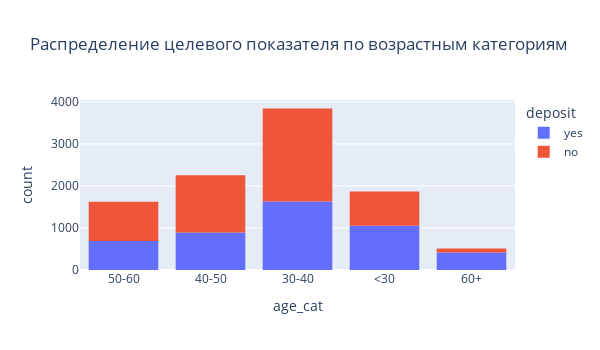

The cell this chart's notebook holds for it:
### Markdown cell above
### Задание 8

### Code cell
# создайте возрастные группы и определите, в каких группах более склонны открывать депозит, чем отказываться от предложения
def get_cat_age(age):
    if 0 <= age <= 30:
        return '<30'
    elif 30 <= age <= 40:
        return '30-40'
    elif 40 <= age <= 50:
        return '40-50'
    elif 50 <= age <= 60:
        return '50-60'
    return '60+'
df_filtered['age_cat'] = df_filtered['age'].apply(get_cat_age)
build_histogram(df_filtered, 'age_cat', 'deposit', 'Распределение целевого показателя по возрастным категориям')
df_filtered.groupby('age_cat')['deposit'].value_counts(normalize=True).sort_values(ascending=False)

### Figure 1 — Plotly figure (JSON) as saved in the notebook; plotly's stock layout.template omitted (floating-point values rounded to 4 significant figures; data arrays with more than 128 entries replaced by an {"elided": "..."} marker saying what was removed)
{"data": [{"alignmentgroup": "True", "bingroup": "x", "hovertemplate": "deposit=yes<br>age_cat=%{x}<br>count=%{y}<extra></extra>", "legendgroup": "yes", "marker": {"color": "#636efa", "pattern": {"shape": ""}}, "name": "yes", "nbinsx": 25, "offsetgroup": "yes", "orientation": "v", "showlegend": true, "type": "histogram", "x": {"elided": "4681 str values"}, "xaxis": "x", "yaxis": "y"}, {"alignmentgroup": "True", "bingroup": "x", "hovertemplate": "deposit=no<br>age_cat=%{x}<br>count=%{y}<extra></extra>", "legendgroup": "no", "marker": {"color": "#EF553B", "pattern": {"shape": ""}}, "name": "no", "nbinsx": 25, "offsetgroup": "no", "orientation": "v", "showlegend": true, "type": "histogram", "x": {"elided": "5424 str values"}, "xaxis": "x", "yaxis": "y"}], "layout": {"barmode": "relative", "height": 350, "legend": {"title": {"text": "deposit"}, "tracegroupgap": 0}, "title": {"text": "Распределение целевого показателя по возрастным категориям"}, "width": 600, "xaxis": {"anchor": "y", "domain": [0, 1], "title": {"text": "age_cat"}}, "yaxis": {"anchor": "x", "domain": [0, 1], "title": {"text": "count"}}}}
